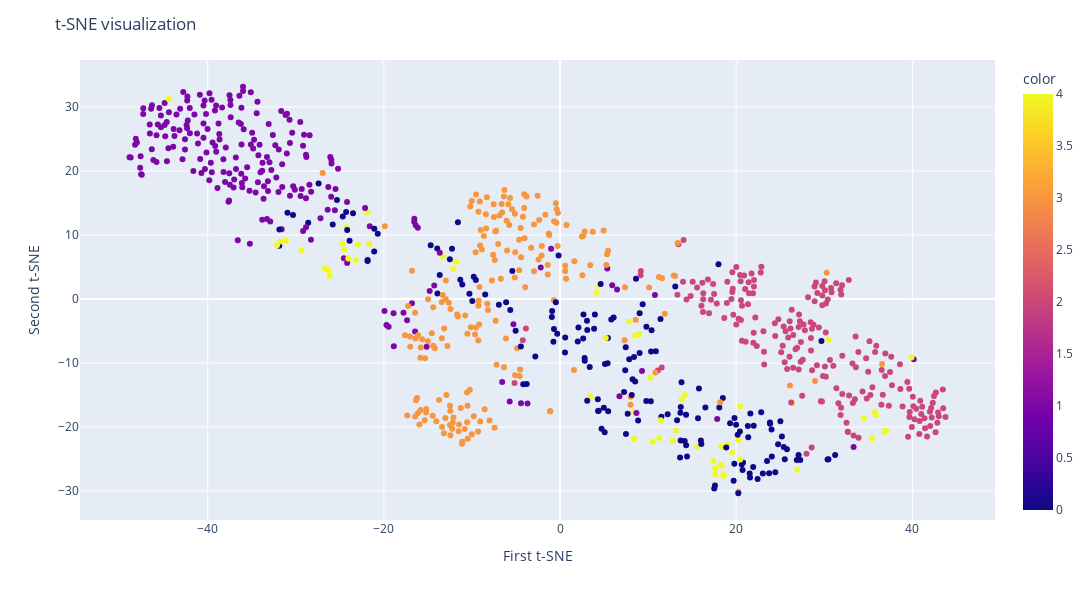

Here is the notebook cell this chart was saved with:
### Markdown cell above
Посмотрим, в какой пространство произойдет переход с использованием двухмерного TSNE (вдруг он извлечет нечто полезное)

### Code cell
# only for deleteing warnings
with warnings.catch_warnings():
    warnings.simplefilter("ignore")
    tsne = TSNE(n_components=2, perplexity=30, random_state=RANDOM_STATE)
    max_min_cols_list = list(filter(lambda x: '_max' in x or '_min' in x or '_mean' in x, train_feat_df.columns))
    x_train_tsne = tsne.fit_transform(train_feat_df[max_min_cols_list])

fig = px.scatter(x=x_train_tsne[:, 0], y=x_train_tsne[:, 1], color=train_feat_df[TARGET_LABEL])
fig.update_layout(
    title="t-SNE visualization",
    xaxis_title="First t-SNE",
    yaxis_title="Second t-SNE",
    width=1200,
    height=600
)
fig.show()

### Figure 1 — Plotly figure (JSON) as saved in the notebook; plotly's stock layout.template omitted (floating-point values rounded to 4 significant figures; data arrays with more than 128 entries replaced by an {"elided": "..."} marker saying what was removed)
{"data": [{"hovertemplate": "x=%{x}<br>y=%{y}<br>color=%{marker.color}<extra></extra>", "legendgroup": "", "marker": {"color": {"elided": "833 int values"}, "coloraxis": "coloraxis", "symbol": "circle"}, "mode": "markers", "name": "", "orientation": "v", "showlegend": false, "type": "scatter", "x": {"elided": "833 float values"}, "xaxis": "x", "y": {"elided": "833 float values"}, "yaxis": "y"}], "layout": {"coloraxis": {"colorbar": {"title": {"text": "color"}}, "colorscale": [[0, "#0d0887"], [0.1111, "#46039f"], [0.2222, "#7201a8"], [0.3333, "#9c179e"], [0.4444, "#bd3786"], [0.5556, "#d8576b"], [0.6667, "#ed7953"], [0.7778, "#fb9f3a"], [0.8889, "#fdca26"], [1, "#f0f921"]]}, "height": 600, "legend": {"tracegroupgap": 0}, "margin": {"t": 60}, "title": {"text": "t-SNE visualization"}, "width": 1200, "xaxis": {"anchor": "y", "domain": [0, 1], "title": {"text": "First t-SNE"}}, "yaxis": {"anchor": "x", "domain": [0, 1], "title": {"text": "Second t-SNE"}}}}
